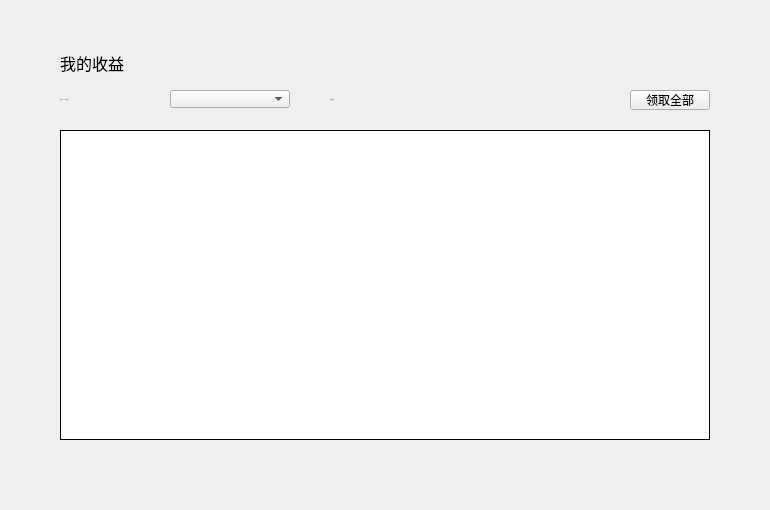
<?xml version="1.0" encoding="UTF-8"?>
<ui version="4.0">
 <class>GuardIncomePage</class>
 <widget class="QWidget" name="GuardIncomePage">
  <property name="geometry">
   <rect>
    <x>0</x>
    <y>0</y>
    <width>770</width>
    <height>510</height>
   </rect>
  </property>
  <property name="windowTitle">
   <string>Form</string>
  </property>
  <widget class="QComboBox" name="accountComboBox">
   <property name="geometry">
    <rect>
     <x>170</x>
     <y>90</y>
     <width>120</width>
     <height>18</height>
    </rect>
   </property>
   <property name="font">
    <font>
     <family>微软雅黑</family>
     <weight>50</weight>
     <bold>false</bold>
    </font>
   </property>
   <property name="focusPolicy">
    <enum>Qt::NoFocus</enum>
   </property>
   <property name="styleSheet">
    <string notr="true"/>
   </property>
  </widget>
  <widget class="QLabel" name="label">
   <property name="geometry">
    <rect>
     <x>60</x>
     <y>90</y>
     <width>110</width>
     <height>18</height>
    </rect>
   </property>
   <property name="font">
    <font>
     <family>Microsoft YaHei UI Light</family>
     <pointsize>-1</pointsize>
     <weight>50</weight>
     <italic>false</italic>
     <bold>false</bold>
    </font>
   </property>
   <property name="styleSheet">
    <string notr="true">QLabel{color: rgb(137,129,161);
font: 11px &quot;Microsoft YaHei UI Light&quot;;}</string>
   </property>
   <property name="text">
    <string>当前SENATOR账号</string>
   </property>
   <property name="alignment">
    <set>Qt::AlignLeading|Qt::AlignLeft|Qt::AlignVCenter</set>
   </property>
  </widget>
  <widget class="QStackedWidget" name="stackedWidget">
   <property name="geometry">
    <rect>
     <x>0</x>
     <y>469</y>
     <width>770</width>
     <height>41</height>
    </rect>
   </property>
  </widget>
  <widget class="QTableWidget" name="senatorIncomeTableWidget">
   <property name="geometry">
    <rect>
     <x>60</x>
     <y>130</y>
     <width>650</width>
     <height>310</height>
    </rect>
   </property>
   <property name="cursor" stdset="0">
    <cursorShape>ArrowCursor</cursorShape>
   </property>
   <property name="layoutDirection">
    <enum>Qt::LeftToRight</enum>
   </property>
   <property name="styleSheet">
    <string notr="true"/>
   </property>
   <property name="frameShape">
    <enum>QFrame::Box</enum>
   </property>
   <property name="frameShadow">
    <enum>QFrame::Plain</enum>
   </property>
   <property name="verticalScrollBarPolicy">
    <enum>Qt::ScrollBarAsNeeded</enum>
   </property>
   <property name="horizontalScrollBarPolicy">
    <enum>Qt::ScrollBarAlwaysOff</enum>
   </property>
   <property name="autoScroll">
    <bool>true</bool>
   </property>
   <property name="editTriggers">
    <set>QAbstractItemView::NoEditTriggers</set>
   </property>
   <property name="selectionMode">
    <enum>QAbstractItemView::NoSelection</enum>
   </property>
   <property name="iconSize">
    <size>
     <width>19</width>
     <height>12</height>
    </size>
   </property>
   <property name="showGrid">
    <bool>true</bool>
   </property>
   <property name="gridStyle">
    <enum>Qt::SolidLine</enum>
   </property>
   <attribute name="horizontalHeaderVisible">
    <bool>false</bool>
   </attribute>
   <attribute name="horizontalHeaderCascadingSectionResizes">
    <bool>false</bool>
   </attribute>
   <attribute name="horizontalHeaderHighlightSections">
    <bool>false</bool>
   </attribute>
   <attribute name="verticalHeaderVisible">
    <bool>false</bool>
   </attribute>
   <attribute name="verticalHeaderHighlightSections">
    <bool>false</bool>
   </attribute>
   <column>
    <property name="text">
     <string>来自CITIZEN</string>
    </property>
    <property name="font">
     <font>
      <family>微软雅黑</family>
     </font>
    </property>
    <property name="textAlignment">
     <set>AlignCenter</set>
    </property>
   </column>
   <column>
    <property name="text">
     <string>金额</string>
    </property>
    <property name="font">
     <font>
      <family>微软雅黑</family>
     </font>
    </property>
    <property name="textAlignment">
     <set>AlignCenter</set>
    </property>
   </column>
   <column>
    <property name="text">
     <string/>
    </property>
    <property name="font">
     <font>
      <family>微软雅黑</family>
     </font>
    </property>
    <property name="textAlignment">
     <set>AlignCenter</set>
    </property>
   </column>
   <column>
    <property name="text">
     <string/>
    </property>
   </column>
  </widget>
  <widget class="QLabel" name="title_label">
   <property name="geometry">
    <rect>
     <x>60</x>
     <y>50</y>
     <width>200</width>
     <height>26</height>
    </rect>
   </property>
   <property name="font">
    <font>
     <family>微软雅黑</family>
     <pointsize>12</pointsize>
     <weight>50</weight>
     <italic>false</italic>
     <bold>false</bold>
    </font>
   </property>
   <property name="styleSheet">
    <string notr="true"/>
   </property>
   <property name="text">
    <string>我的收益</string>
   </property>
  </widget>
  <widget class="QLabel" name="label_2">
   <property name="geometry">
    <rect>
     <x>330</x>
     <y>90</y>
     <width>60</width>
     <height>18</height>
    </rect>
   </property>
   <property name="font">
    <font>
     <family>Microsoft YaHei UI Light</family>
     <pointsize>-1</pointsize>
     <weight>50</weight>
     <italic>false</italic>
     <bold>false</bold>
    </font>
   </property>
   <property name="styleSheet">
    <string notr="true">QLabel{color: rgb(137,129,161);
font: 11px &quot;Microsoft YaHei UI Light&quot;;}</string>
   </property>
   <property name="text">
    <string>总计收益</string>
   </property>
   <property name="alignment">
    <set>Qt::AlignLeading|Qt::AlignLeft|Qt::AlignVCenter</set>
   </property>
  </widget>
  <widget class="QLabel" name="totalIncomeLabel">
   <property name="geometry">
    <rect>
     <x>390</x>
     <y>90</y>
     <width>160</width>
     <height>18</height>
    </rect>
   </property>
   <property name="font">
    <font>
     <family>Microsoft YaHei UI Light</family>
     <pointsize>-1</pointsize>
     <weight>50</weight>
     <italic>false</italic>
     <bold>false</bold>
    </font>
   </property>
   <property name="styleSheet">
    <string notr="true">QLabel{color: rgb(137,129,161);
font: 11px &quot;Microsoft YaHei UI Light&quot;;}</string>
   </property>
   <property name="text">
    <string/>
   </property>
   <property name="alignment">
    <set>Qt::AlignLeading|Qt::AlignLeft|Qt::AlignVCenter</set>
   </property>
  </widget>
  <widget class="QToolButton" name="obtainAllBtn">
   <property name="geometry">
    <rect>
     <x>630</x>
     <y>90</y>
     <width>80</width>
     <height>20</height>
    </rect>
   </property>
   <property name="font">
    <font>
     <family>微软雅黑</family>
     <weight>50</weight>
     <italic>false</italic>
     <bold>false</bold>
    </font>
   </property>
   <property name="cursor">
    <cursorShape>PointingHandCursor</cursorShape>
   </property>
   <property name="focusPolicy">
    <enum>Qt::NoFocus</enum>
   </property>
   <property name="styleSheet">
    <string notr="true"/>
   </property>
   <property name="text">
    <string>领取全部</string>
   </property>
  </widget>
 </widget>
 <resources/>
 <connections/>
</ui>
